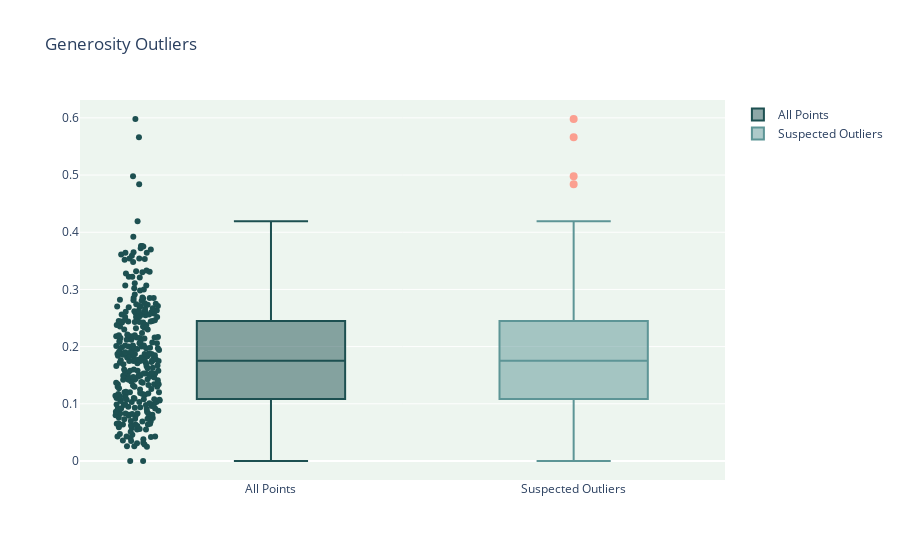

The notebook cell saved with this chart:
### Code cell
OutLiersBox2(df,'Generosity')

### Figure 1 — Plotly figure (JSON) as saved in the notebook; plotly's stock layout.template omitted (floating-point values rounded to 4 significant figures; data arrays with more than 128 entries replaced by an {"elided": "..."} marker saying what was removed)
{"data": [{"boxpoints": "all", "jitter": 0.3, "line": {"color": "rgb(29, 80, 81)"}, "marker": {"color": "rgb(29, 80, 81)"}, "name": "All Points", "pointpos": -1.8, "type": "box", "y": {"elided": "312 float values"}}, {"boxpoints": "suspectedoutliers", "line": {"color": "rgb(93, 149, 150)"}, "marker": {"color": "rgb(93, 149, 150)", "line": {"outliercolor": "rgb(251, 159, 144)", "outlierwidth": 2}, "outliercolor": "rgb(251, 159, 144)"}, "name": "Suspected Outliers", "type": "box", "y": {"elided": "312 float values"}}], "layout": {"plot_bgcolor": "#edf5ef", "title": {"text": "Generosity Outliers"}}}
